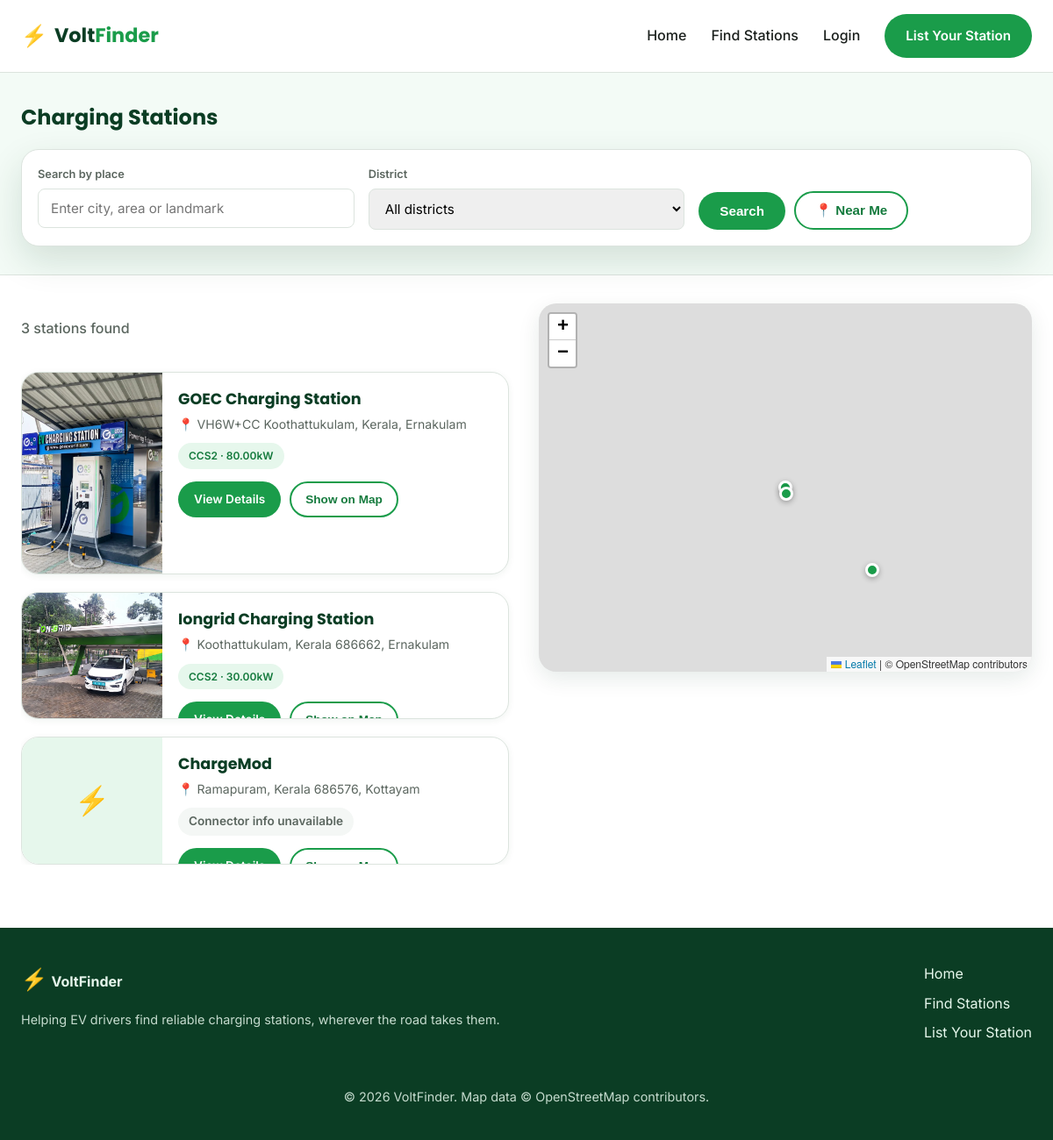
The app's page /search/ with its own data.
### stations/models.py (models this page shows, shortened)
class ChargingStation(models.Model):
    STATUS_CHOICES = (
        ('pending', 'Pending Approval'),
        ('active', 'Active'),
        ('inactive', 'Inactive'),
    )
    owner = models.ForeignKey(User, on_delete=models.CASCADE, related_name='stations', null=True, blank=True)
    name = models.CharField(max_length=150)
    district = models.ForeignKey(District, on_delete=models.SET_NULL, null=True, related_name='stations')
    address = models.CharField(max_length=255)
    latitude = models.FloatField(validators=[MinValueValidator(-90), MaxValueValidator(90)])
    longitude = models.FloatField(validators=[MinValueValidator(-180), MaxValueValidator(180)])
    description = models.TextField(blank=True)
    image = models.ImageField(upload_to='station_images/', blank=True, null=True)
    open_24_hours = models.BooleanField(default=True)
    opening_time = models.TimeField(blank=True, null=True)
    closing_time = models.TimeField(blank=True, null=True)
    contact_number = models.CharField(max_length=20, blank=True)
    status = models.CharField(max_length=10, choices=STATUS_CHOICES, default='pending')
    created_at = models.DateTimeField(auto_now_add=True)
    updated_at = models.DateTimeField(auto_now=True)
    class Meta:
        ordering = ['-created_at']

class District(models.Model):
    name = models.CharField(max_length=100, unique=True)
    state = models.CharField(max_length=100, blank=True)
    class Meta:
        ordering = ['name']

class Connector(models.Model):
    TYPE_CHOICES = (
        ('CCS2', 'CCS2'),
        ('CHAdeMO', 'CHAdeMO'),
        ('Type2', 'Type 2 (AC)'),
        ('GBT', 'GB/T'),
        ('Bharat_AC001', 'Bharat AC-001'),
        ('Bharat_DC001', 'Bharat DC-001'),
    )
    station = models.ForeignKey(ChargingStation, on_delete=models.CASCADE, related_name='connectors')
    connector_type = models.CharField(max_length=20, choices=TYPE_CHOICES)
    power_kw = models.DecimalField(max_digits=6, decimal_places=2, help_text="Power output in kW")
    count = models.PositiveIntegerField(default=1, help_text="Number of this connector type available")
    price_per_kwh = models.DecimalField(max_digits=6, decimal_places=2, blank=True, null=True)

### stations/views.py (the view, shortened to what this page needs)
# urls.py: path('search/', views.search_results, name='search_results'),
def search_results(request):
    lat = request.GET.get('lat')
    lng = request.GET.get('lng')
    district_id = request.GET.get('district')
    query_text = request.GET.get('q', '').strip()
    radius_km = float(request.GET.get('radius', 25))
    stations = ChargingStation.objects.filter(status='active').select_related('district').prefetch_related('connectors')
    results = []
    search_mode = None
    if district_id:
        search_mode = 'district'
        stations = stations.filter(district_id=district_id)
        for s in stations:
            results.append({'station': s, 'distance': None})
    elif query_text:
        search_mode = 'text'
        stations = stations.filter(Q(name__icontains=query_text) | Q(address__icontains=query_text) | Q(district__name__icontains=query_text))
        for s in stations:
            results.append({'station': s, 'distance': None})
    else:
        for s in stations:
            results.append({'station': s, 'distance': None})
    return render(request, 'search_results.html', {
        'results': results,
        'search_mode': search_mode,
        'lat': lat,
        'lng': lng,
        'districts': District.objects.all(),
        'selected_district': int(district_id) if district_id else None,
        'query_text': query_text,
    })

### templates/search_results.html (shortened to what this page needs)
{% extends 'base.html' %}
{% load static %}
{% block content %}
<section class="results-header">
  <div class="container">
    <h1>Charging Stations</h1>
    <form class="search-card compact" action="{% url 'search_results' %}" method="get" id="resultsSearchForm">
      <div class="search-row">
        <div class="search-field">
          <label>Search by place</label>
          <input type="text" name="q" value="{{ query_text }}" placeholder="Enter city, area or landmark">
        </div>
        <div class="search-field">
          <label>District</label>
          <select name="district">
            <option value="">All districts</option>
          </select>
        </div>
        <div class="search-field search-btns">
          <button type="submit" class="btn btn-primary">Search</button>
          <button type="button" id="useLocationBtn2" class="btn btn-outline">📍 Near Me</button>
        </div>
      </div>
    </form>
  </div>
</section>
<section class="results-layout container">
  <div class="results-list">
    <p class="results-count">{{ results|length }} station{{ results|length|pluralize }} found</p>
    {% if results %}
      {% for r in results %}
      <div class="station-card" data-lat="{{ r.station.latitude }}" data-lng="{{ r.station.longitude }}" data-name="{{ r.station.name }}">
        <div class="station-card-img">
          {% if r.station.image %}
            <img src="{{ r.station.image.url }}" alt="{{ r.station.name }}">
          {% else %}
            <div class="img-placeholder">⚡</div>
          {% endif %}
        </div>
        <div class="station-card-body">
          <h3>{{ r.station.name }}</h3>
          <p class="station-address">📍 {{ r.station.address }}{% if r.station.district %}, {{ r.station.district.name }}{% endif %}</p>
          <div class="connector-tags">
            {% for c in r.station.connectors.all %}
              <span class="connector-chip">{{ c.get_connector_type_display }} · {{ c.power_kw }}kW</span>
            {% empty %}
              <span class="connector-chip muted">Connector info unavailable</span>
            {% endfor %}
          </div>
          <div class="station-card-actions">
            <a href="{% url 'station_detail' r.station.id %}" class="btn btn-primary btn-sm">View Details</a>
            <button class="btn btn-outline btn-sm locate-on-map" data-lat="{{ r.station.latitude }}" data-lng="{{ r.station.longitude }}">Show on Map</button>
          </div>
        </div>
      </div>
      {% endfor %}
    {% else %}
      <div class="empty-state">
        <p>🔍 No stations found for this search. Try a different area or district.</p>
      </div>
    {% endif %}
  </div>
  <div class="results-map">
    <div id="resultsMap"></div>
  </div>
</section>
{% endblock %}

### templates/base.html (shortened to what this page needs)
{% load static %}
<!DOCTYPE html>
<html lang="en">
<head>
<link rel="stylesheet" href="https://unpkg.com/leaflet@1.9.4/dist/leaflet.css" />
<link rel="stylesheet" href="{% static 'css/style.css' %}">
</head>
<body>
<header class="site-header">
  <div class="container header-inner">
    <a href="{% url 'home' %}" class="brand">
      <span class="brand-icon">⚡</span>
      <span class="brand-name">Volt<span class="accent">Finder</span></span>
    </a>
    <nav class="main-nav">
      <a href="{% url 'home' %}">Home</a>
      <a href="{% url 'search_results' %}">Find Stations</a>
      {% if user.is_authenticated %}
        <a href="{% url 'owner_dashboard' %}">My Dashboard</a>
        <a href="{% url 'logout' %}" class="btn btn-outline">Logout</a>
      {% else %}
        <a href="{% url 'login' %}">Login</a>
        <a href="{% url 'register_owner' %}" class="btn btn-primary">List Your Station</a>
      {% endif %}
    </nav>
  </div>
</header>
<main>
{% block content %}{% endblock %}
</main>
<footer class="site-footer">
  <div class="container footer-inner">
    <div>
      <span class="brand-icon">⚡</span> <strong>VoltFinder</strong>
      <p>Helping EV drivers find reliable charging stations, wherever the road takes them.</p>
    </div>
    <div class="footer-links">
      <a href="{% url 'home' %}">Home</a>
      <a href="{% url 'search_results' %}">Find Stations</a>
      <a href="{% url 'register_owner' %}">List Your Station</a>
    </div>
    <p class="copyright">&copy; 2026 VoltFinder. Map data &copy; OpenStreetMap contributors.</p>
  </div>
</footer>
</body>
</html>

### records on screen
ChargingStation: station.image (picture), station.name "GOEC Charging Station", station.address "VH6W+CC Koothattukulam, Kerala", station.district.name "Ernakulam"
Connector: connector_type "CCS2", power_kw "80.00"
ChargingStation: station.image (picture), station.name "Iongrid Charging Station", station.address "Koothattukulam, Kerala 686662", station.district.name "Ernakulam"
Connector: connector_type "CCS2", power_kw "30.00"
ChargingStation: station.name "ChargeMod", station.address "Ramapuram, Kerala 686576", station.district.name "Kottayam"

### other values on screen
{{ results|length }} "3"
